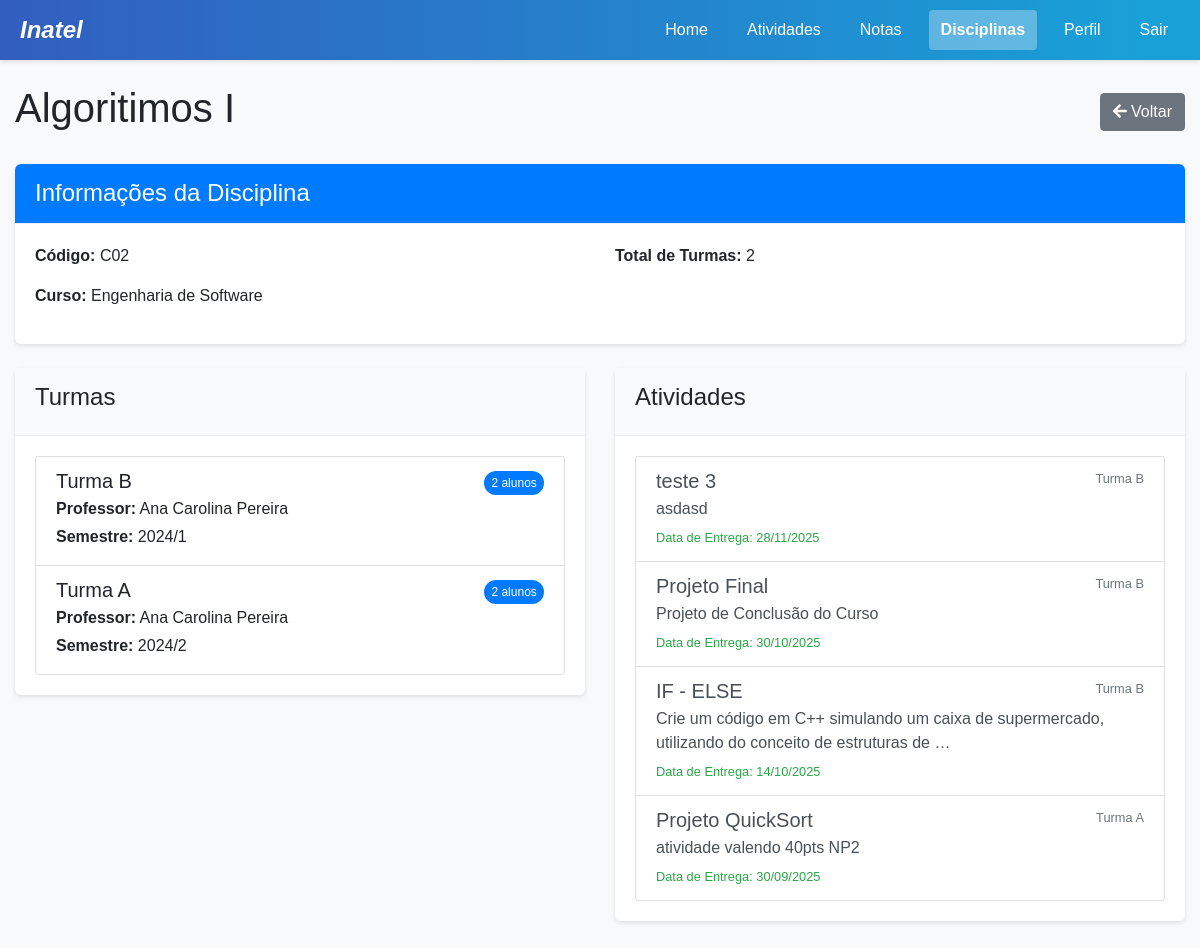
Before: /disciplina/1/ (signed in) with the older database file.
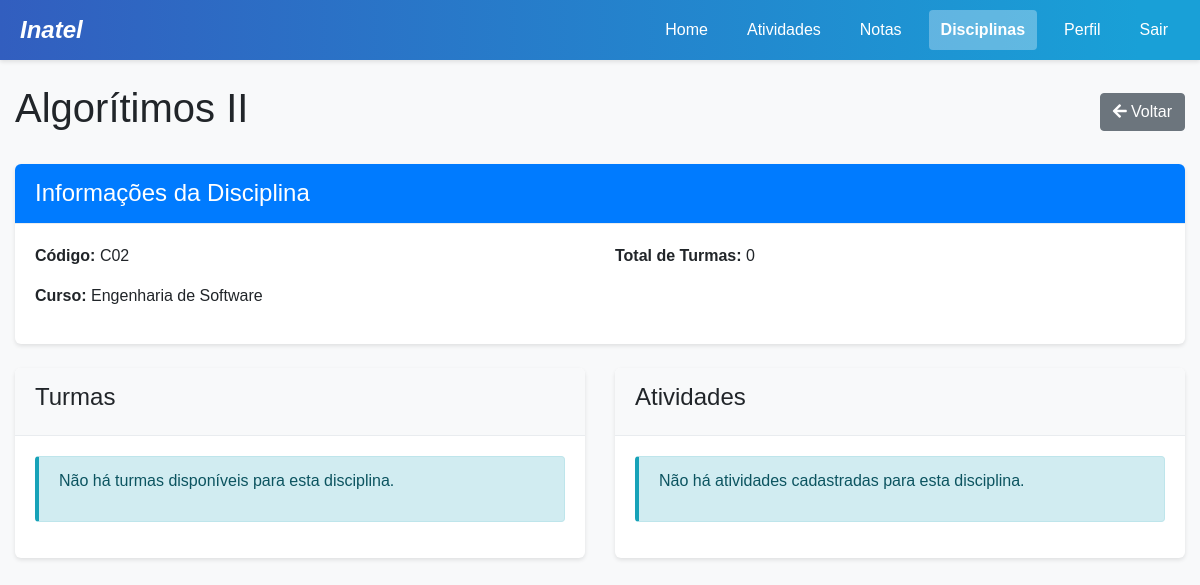
After: the same page with the newer database file.
### project/models.py (models this page shows, shortened)
class Disciplina(models.Model):
    id = models.AutoField(primary_key=True)
    nome = models.CharField(max_length=100)
    codigo = models.CharField(max_length=20)
    curso = models.ForeignKey(Curso, on_delete=models.CASCADE, related_name='disciplinas')

class Turma(models.Model):
    id = models.AutoField(primary_key=True)
    codigo = models.CharField(max_length=20)  # e.g. "A", "B", "C"
    disciplina = models.ForeignKey(Disciplina, on_delete=models.CASCADE, related_name='turmas')
    professor = models.ForeignKey(Professor, on_delete=models.CASCADE, related_name='turmas')
    semestre = models.ForeignKey(Semestre, on_delete=models.CASCADE, related_name='turmas')

class Professor(models.Model):
    idProfessor = models.AutoField(primary_key=True)
    nomeProf = models.CharField(max_length=100)
    emailProf = models.EmailField(unique=True)
    senhaProf = models.CharField(max_length=100)
    reset_token = models.CharField(max_length=100, null=True, blank=True)

class Semestre(models.Model):
    id = models.AutoField(primary_key=True)
    ano = models.IntegerField()
    periodo = models.IntegerField()  # 1 for first semester, 2 for second
    def __str__(self):
        return f"{self.ano}/{self.periodo}"

class Atividade(models.Model):
    id = models.AutoField(primary_key=True)
    titulo = models.CharField(max_length=100)
    descricao = models.TextField()
    dataEntrega = models.DateField()
    turma = models.ForeignKey(Turma, on_delete=models.CASCADE, related_name='atividades')
    competencias = models.ManyToManyField('Competencia', related_name='atividades', blank=True)

class Curso(models.Model):
    id = models.AutoField(primary_key=True)
    nome = models.CharField(max_length=100)

### project/views.py (the view)
    def wrapper(request, *args, **kwargs):
        if "user_type" not in request.session or "user_id" not in request.session:
            messages.error(
                request, "Você precisa estar logado para acessar esta página."
            )
            return redirect("login")
        user_type = request.session["user_type"]
        user_id = request.session["user_id"]
        try:
            if user_type == "aluno":
                Aluno.objects.get(idAluno=user_id)
            elif user_type == "professor":
                Professor.objects.get(idProfessor=user_id)
            elif user_type == "coordenador":
                Coordenador.objects.get(id=user_id)
            elif user_type == "admin":
                from .models import Admin
                Admin.objects.get(id=user_id)
            else:
                messages.error(request, "Tipo de usuário não reconhecido.")
                request.session.flush()
                return redirect("login")
        except Exception:
            messages.error(
                request,
                "Sua sessão expirou ou é inválida. Por favor, faça login novamente.",
            )
            request.session.flush()
            return redirect("login")
        return view_func(request, *args, **kwargs)

### project/context_processors.py (called while the page is built)
def user_data(request):
    context = {
        'user_type': request.session.get('user_type'),
        'user_id': request.session.get('user_id'),
        'username': request.session.get('username'),
    }
    if 'user_type' in request.session:
        notificacoes = obter_notificacoes_usuario(request)
        context['notificacoes_nao_lidas'] = notificacoes.filter(lida=False)
        context['notificacoes_count'] = context['notificacoes_nao_lidas'].count()
    return context

### project/utils.py (called while the page is built)
def obter_notificacoes_usuario(request):
    from .models import Notificacao, Aluno, Professor, Coordenador, Admin
    user_type = request.session.get('user_type')
    user_id = request.session.get('user_id')
    if not user_type or not user_id:
        return Notificacao.objects.none()
    if user_type == 'aluno':
        return Notificacao.objects.filter(aluno_id=user_id)
    elif user_type == 'professor':
        return Notificacao.objects.filter(professor_id=user_id)
    elif user_type == 'coordenador':
        return Notificacao.objects.filter(coordenador_id=user_id)
    elif user_type == 'admin':
        return Notificacao.objects.filter(admin_id=user_id)
    return Notificacao.objects.none()

### project/templates/disciplina_detalhe.html (shortened to what the changed rows need)
<!DOCTYPE html>
<html lang="pt-br">
<head>
    {% load static %}
    <link rel="stylesheet" href="https://stackpath.bootstrapcdn.com/bootstrap/4.5.2/css/bootstrap.min.css">
    <link rel="stylesheet" href="{% static 'css/main.css' %}">
    <link rel="stylesheet" href="https://cdnjs.cloudflare.com/ajax/libs/font-awesome/5.15.3/css/all.min.css">
</head>
<body>
    <div class="container mt-4">
        <div class="d-flex justify-content-between align-items-center mb-4">
            <h1>{{ disciplina.nome }}</h1>
            <a href="{% url 'disciplinas' %}" class="btn btn-secondary">
                <i class="fas fa-arrow-left"></i> Voltar
            </a>
        </div>
        <div class="card mb-4">
            <div class="card-body">
                <div class="row">
                    <div class="col-md-6">
                        <p><strong>Código:</strong> {{ disciplina.codigo }}</p>
                        <p><strong>Curso:</strong> {{ disciplina.curso.nome }}</p>
                    </div>
                    <div class="col-md-6">
                        <p><strong>Total de Turmas:</strong> {{ turmas|length }}</p>
                    </div>
                </div>
            </div>
        </div>
        <div class="row">
            <div class="col-md-6">
                <div class="card mb-4">
                    <div class="card-body">
                        {% if turmas %}
                            <div class="list-group">
                                {% for turma in turmas %}
                                    <div class="list-group-item">
                                        <div class="d-flex justify-content-between align-items-center">
                                            <h5 class="mb-1">Turma {{ turma.codigo }}</h5>
                                            <span class="badge badge-primary badge-pill">{{ turma.matriculas.count }} alunos</span>
                                        </div>
                                        <p class="mb-1"><strong>Professor:</strong> {{ turma.professor.nomeProf }}</p>
                                        <p class="mb-1"><strong>Semestre:</strong> {{ turma.semestre }}</p>
                                    </div>
                                {% endfor %}
                            </div>
                        {% else %}
                            <div class="alert alert-info">
                                <p>Não há turmas disponíveis para esta disciplina.</p>
                            </div>
                        {% endif %}
                    </div>
                </div>
            </div>
            <div class="col-md-6">
                <div class="card mb-4">
                    <div class="card-body">
                        {% if atividades %}
                            <div class="list-group">
                                {% for atividade in atividades %}
                                    <a href="{% url 'atividade_detalhe' atividade.id %}" class="list-group-item list-group-item-action">
                                        <div class="d-flex w-100 justify-content-between">
                                            <h5 class="mb-1">{{ atividade.titulo }}</h5>
                                            <small class="text-muted">Turma {{ atividade.turma.codigo }}</small>
                                        </div>
                                        <p class="mb-1">{{ atividade.descricao|truncatechars:100 }}</p>
                                        <small class="text-{% if atividade.dataEntrega < today %}danger{% else %}success{% endif %}">
                                            Data de Entrega: {{ atividade.dataEntrega|date:"d/m/Y" }}
                                        </small>
                                    </a>
                                {% endfor %}
                            </div>
                        {% else %}
                            <div class="alert alert-info">
                                <p>Não há atividades cadastradas para esta disciplina.</p>
                            </div>
                        {% endif %}
                    </div>
                </div>
            </div>
        </div>
    </div>
</body>
</html>

Changed rows visible on the page:
no longer on this page (row edited): Turma: codigo "B", matriculas.count "2", professor.nomeProf "Ana Carolina Pereira", semestre "2024/1"
removed Turma: codigo "A", matriculas.count "2", professor.nomeProf "Ana Carolina Pereira", semestre "2024/2"
removed Atividade: titulo "teste 3", turma.codigo "B", descricao "asdasd", dataEntrega "28/11/2025"
removed Atividade: titulo "Projeto Final", turma.codigo "B", descricao "Projeto de Conclusão do Curso", dataEntrega "30/10/2025"
removed Atividade: titulo "IF - ELSE", turma.codigo "B", descricao "Crie um código em C++ simulando um caixa de supermercado, utilizando do conceito de estruturas de …", dataEntrega "14/10/2025"
removed Atividade: titulo "Projeto QuickSort", turma.codigo "A", descricao "atividade valendo 40pts NP2", dataEntrega "30/09/2025"
changed Disciplina "Engenharia de Software": nome "Algoritimos I" → "Algorítimos II"
Other visible differences:
{{ turmas|length }}: "2" → "0"
text now shown: "Não há turmas disponíveis para esta disciplina. Não há atividades cadastradas para esta disciplina."
